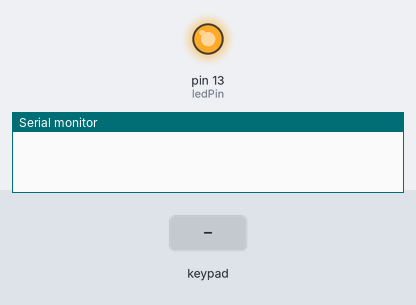
Recording of a sketch running on a simulated Arduino Leonardo, built with avr-gcc and run on an emulated ATmega32U4. On the bench: output pins drawn as LEDs (lit = HIGH), the last lines printed to the serial monitor. The test bench sets the inputs (shaded band).

Above: at 1.2 s.
1.3 s: key '*' pressed
At 1.38 s:
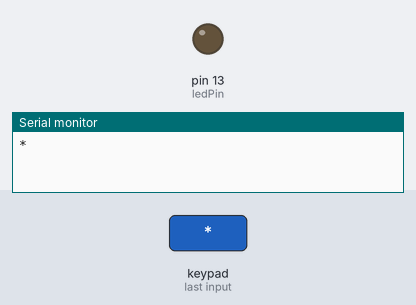
6.0 s: key '#' pressed
At 6.9 s:
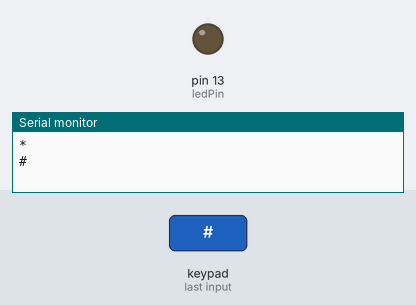
Timing chart, 0 to 9.0 s (numbered marks = the images above; inputs shaded):
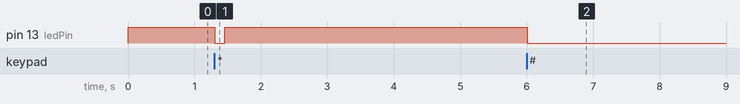

The sketch:

EventKeypad.ino
```cpp
/* @file EventSerialKeypad.pde
|| @version 1.0
|| @author Alexander Brevig
|| @contact alexanderbrevig@gmail.com
||
|| @description
|| | Demonstrates using the KeypadEvent.
|| #
*/
#include <Keypad.h>

const byte ROWS = 4; //four rows
const byte COLS = 3; //three columns
char keys[ROWS][COLS] = {
	{'1','2','3'},
	{'4','5','6'},
	{'7','8','9'},
	{'*','0','#'}
	};
byte rowPins[ROWS] = {5, 4, 3, 2}; //connect to the row pinouts of the keypad
byte colPins[COLS] = {8, 7, 6}; //connect to the column pinouts of the keypad

Keypad keypad = Keypad( makeKeymap(keys), rowPins, colPins, ROWS, COLS );
byte ledPin = 13;

boolean blink = false;

void setup(){
  Serial.begin(9600);
  pinMode(ledPin, OUTPUT);      // sets the digital pin as output
  digitalWrite(ledPin, HIGH);   // sets the LED on
  keypad.addEventListener(keypadEvent); //add an event listener for this keypad
}

void loop(){
  char key = keypad.getKey();

  if (key) {
    Serial.println(key);
  }
  if (blink){
    digitalWrite(ledPin,!digitalRead(ledPin));
    delay(100);
  }
}

//take care of some special events
void keypadEvent(KeypadEvent key){
  switch (keypad.getState()){
    case PRESSED:
      switch (key){
        case '#': digitalWrite(ledPin,!digitalRead(ledPin)); break;
        case '*':
          digitalWrite(ledPin,!digitalRead(ledPin));
        break;
      }
    break;
    case RELEASED:
      switch (key){
        case '*':
          digitalWrite(ledPin,!digitalRead(ledPin));
          blink = false;
        break;
      }
    break;
    case HOLD:
      switch (key){
        case '*': blink = true; break;
      }
    break;
  }
}
```

Password.cpp
```cpp
// (licence header left out)
#include "Password.h"

//construct object in memory, set all variables
Password::Password(char* pass){
	set( pass );
	reset();
}

//set the password
void Password::set(char* pass){
	target = pass;
}

//evaluate a string, is it equal to the password?
bool Password::is(char* pass){
	byte i=0;
	while (*pass && i<MAX_PASSWORD_LENGTH){
		guess[i] = pass[i];
		i++;
	}
	return evaluate();
}

//append a char to the guessed password
bool Password::append(char character){
	if (currentIndex+1==MAX_PASSWORD_LENGTH){
		return false;
	}else{
		guess[currentIndex++] = character;
		guess[currentIndex] = STRING_TERMINATOR; //ensure a valid c string
	}
	return true;
}

//reset the guessed password, one can guess again
void Password::reset(){
	currentIndex = 0;
	guess[currentIndex] = STRING_TERMINATOR;
}

//is the current guessed password equal to the target password?
bool Password::evaluate(){
	char pass = target[0];
	char guessed = guess[0];
	for (byte i=1; i<MAX_PASSWORD_LENGTH; i++){

		//check if guessed char is equal to the password char
		if (pass==STRING_TERMINATOR && guessed==STRING_TERMINATOR){
			return true; //both strings ended and all previous characters are equal
		}else if (pass!=guessed || pass==STRING_TERMINATOR || guessed==STRING_TERMINATOR){
			return false; //difference OR end of string has been reached
		}

		//read next char
		pass = target[i];
		guessed = guess[i];
	}
	return false; //a 'true' condition has not been met
}

//set password using operator =
Password &Password::operator=(char* pass){
	set( pass );
	return *this;
}

//test password using ==
bool Password::operator==(char* pass){
	return is( pass );
}

//test password using !=
bool Password::operator!=(char* pass){
	return !is( pass );
}

//append to currently guessed password using operator <<
Password &Password::operator<<(char character){
	append( character );
	return *this;
}

/*
|| @changelog
|| | 2009-06-17 - Alexander Brevig : Added assignment operator =, equality operators == != and insertion operator <<
|| | 2009-06-17 - Alexander Brevig : Initial Release
|| #
*/
```

Password.h
```cpp
// (licence header left out)
#ifndef PASSWORD_H
#define PASSWORD_H

// Arduino versioning.
#if defined(ARDUINO) && ARDUINO >= 100
#include "Arduino.h"	// for digitalRead, digitalWrite, etc
#else
#include "WProgram.h"
#endif

#define MAX_PASSWORD_LENGTH 20

#define STRING_TERMINATOR '\0'

class Password {
public:
	Password(char* pass);

	void set(char* pass);
	bool is(char* pass);
	bool append(char character);
	void reset();
	bool evaluate();

	//char* getPassword();
	//char* getGuess();

	//operators
	Password &operator=(char* pass);
	bool operator==(char* pass);
	bool operator!=(char* pass);
	Password &operator<<(char character);

private:
	char* target;
	char guess[ MAX_PASSWORD_LENGTH ];
	byte currentIndex;
};

#endif

/*
|| @changelog
|| | 1.1 2009-06-17 - Alexander Brevig : Added assignment operator =, equality operators == != and insertion operator <<
|| | 1.0 2009-06-17 - Alexander Brevig : Initial Release
|| #
*/
```

Measured:
- after the input at 1.3 s, pin 13 (ledPin): HIGH → LOW at once, → HIGH 0.15 s later
- after the input at 6.0 s, pin 13 (ledPin): HIGH → LOW at once
